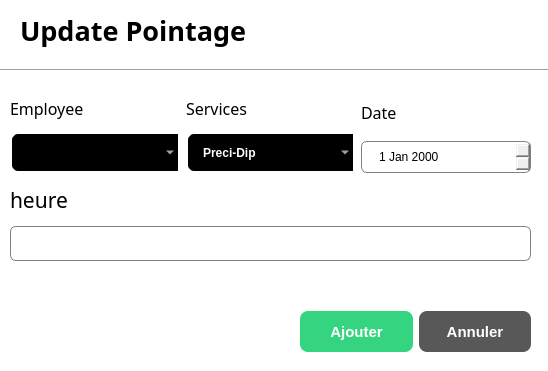
<?xml version="1.0" encoding="UTF-8"?>
<ui version="4.0">
 <class>UpdateEmployesDialog</class>
 <widget class="QDialog" name="UpdateEmployesDialog">
  <property name="geometry">
   <rect>
    <x>0</x>
    <y>0</y>
    <width>548</width>
    <height>371</height>
   </rect>
  </property>
  <property name="windowTitle">
   <string>Dialog</string>
  </property>
  <property name="styleSheet">
   <string notr="true">QDialog{
 
	background-color:white;
}

QLineEdit{
  border: 1px solid gray;
  border-radius: 6px;
  padding-left: 15px;
  height: 35px;
}

QDateEdit{
   border: 1px solid gray;
  border-radius: 6px;
  padding-left: 15px;
  height: 30px;
  
}
QComboBox{
     border: 2px solid white;
     border-radius: 8px;
     padding :1px  18px  1px  3px ;
     background-color:black;
	 color: rgb(255, 255, 255);
     height: 35px;
     padding-left: 15px;
     font-weight:bold;
     selection-background-color: #2980B9;
}</string>
  </property>
  <widget class="Line" name="line">
   <property name="geometry">
    <rect>
     <x>0</x>
     <y>60</y>
     <width>551</width>
     <height>20</height>
    </rect>
   </property>
   <property name="orientation">
    <enum>Qt::Orientation::Horizontal</enum>
   </property>
  </widget>
  <widget class="QLabel" name="label">
   <property name="geometry">
    <rect>
     <x>20</x>
     <y>10</y>
     <width>241</width>
     <height>41</height>
    </rect>
   </property>
   <property name="font">
    <font>
     <family>Century Gothic</family>
     <pointsize>20</pointsize>
     <bold>true</bold>
    </font>
   </property>
   <property name="text">
    <string>Update Pointage</string>
   </property>
  </widget>
  <widget class="QWidget" name="layoutWidget">
   <property name="geometry">
    <rect>
     <x>10</x>
     <y>90</y>
     <width>521</width>
     <height>171</height>
    </rect>
   </property>
   <layout class="QVBoxLayout" name="verticalLayout_8">
    <item>
     <layout class="QHBoxLayout" name="horizontalLayout">
      <item>
       <layout class="QVBoxLayout" name="verticalLayout_5">
        <item>
         <widget class="QLabel" name="label_6">
          <property name="font">
           <font>
            <family>Century Gothic</family>
            <pointsize>12</pointsize>
           </font>
          </property>
          <property name="text">
           <string>Employee</string>
          </property>
         </widget>
        </item>
        <item>
         <widget class="QComboBox" name="update_employee_comboBox"/>
        </item>
       </layout>
      </item>
      <item>
       <layout class="QVBoxLayout" name="verticalLayout_6">
        <item>
         <widget class="QLabel" name="label_7">
          <property name="font">
           <font>
            <family>Century Gothic</family>
            <pointsize>12</pointsize>
           </font>
          </property>
          <property name="text">
           <string>Services </string>
          </property>
         </widget>
        </item>
        <item>
         <widget class="QComboBox" name="update_poi_services_comboBox">
          <item>
           <property name="text">
            <string>Preci-Dip</string>
           </property>
          </item>
          <item>
           <property name="text">
            <string>Cellduc</string>
           </property>
          </item>
          <item>
           <property name="text">
            <string>CMS</string>
           </property>
          </item>
          <item>
           <property name="text">
            <string>4Energy</string>
           </property>
          </item>
          <item>
           <property name="text">
            <string>Qualite</string>
           </property>
          </item>
          <item>
           <property name="text">
            <string>CMS</string>
           </property>
          </item>
          <item>
           <property name="text">
            <string/>
           </property>
          </item>
         </widget>
        </item>
       </layout>
      </item>
      <item>
       <layout class="QVBoxLayout" name="verticalLayout_7">
        <item>
         <widget class="QLabel" name="label_8">
          <property name="font">
           <font>
            <family>Century Gothic</family>
            <pointsize>12</pointsize>
           </font>
          </property>
          <property name="text">
           <string>Date </string>
          </property>
         </widget>
        </item>
        <item>
         <widget class="QDateEdit" name="update_poi_dob_dateEdit"/>
        </item>
       </layout>
      </item>
     </layout>
    </item>
    <item>
     <layout class="QVBoxLayout" name="verticalLayout_3">
      <item>
       <widget class="QLabel" name="label_4">
        <property name="font">
         <font>
          <family>Century Gothic</family>
          <pointsize>16</pointsize>
         </font>
        </property>
        <property name="text">
         <string>heure</string>
        </property>
       </widget>
      </item>
      <item>
       <widget class="QLineEdit" name="update_heuresTravailles_lineEdit">
        <property name="minimumSize">
         <size>
          <width>0</width>
          <height>35</height>
         </size>
        </property>
        <property name="maximumSize">
         <size>
          <width>16777215</width>
          <height>35</height>
         </size>
        </property>
        <property name="sizeIncrement">
         <size>
          <width>0</width>
          <height>0</height>
         </size>
        </property>
       </widget>
      </item>
     </layout>
    </item>
   </layout>
  </widget>
  <widget class="QWidget" name="layoutWidget">
   <property name="geometry">
    <rect>
     <x>300</x>
     <y>310</y>
     <width>231</width>
     <height>43</height>
    </rect>
   </property>
   <layout class="QHBoxLayout" name="horizontalLayout_2">
    <item>
     <widget class="QPushButton" name="saveemployee_btn">
      <property name="minimumSize">
       <size>
        <width>0</width>
        <height>41</height>
       </size>
      </property>
      <property name="styleSheet">
       <string notr="true">QPushButton{
  background-color:#34D481;
color:white;
border: none;
border-radius:8px;
font-weight:bold;
font-size:15px;

}</string>
      </property>
      <property name="text">
       <string>Ajouter</string>
      </property>
     </widget>
    </item>
    <item>
     <widget class="QPushButton" name="cancle_btn">
      <property name="minimumSize">
       <size>
        <width>0</width>
        <height>41</height>
       </size>
      </property>
      <property name="styleSheet">
       <string notr="true">QPushButton{
  background-color:#585858;
color:white;
border: none;
border-radius:8px;
font-weight:bold;
font-size:15px;

}</string>
      </property>
      <property name="text">
       <string>Annuler</string>
      </property>
     </widget>
    </item>
   </layout>
  </widget>
 </widget>
 <resources/>
 <connections/>
</ui>
